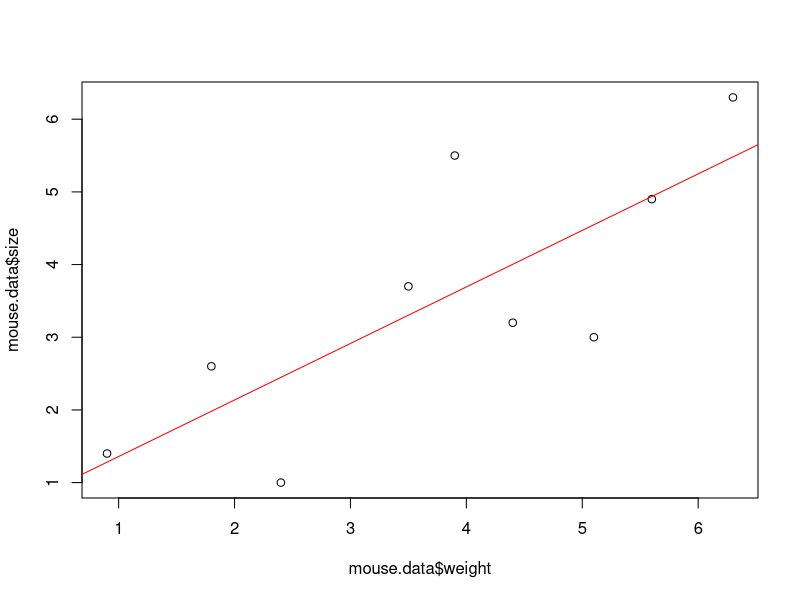
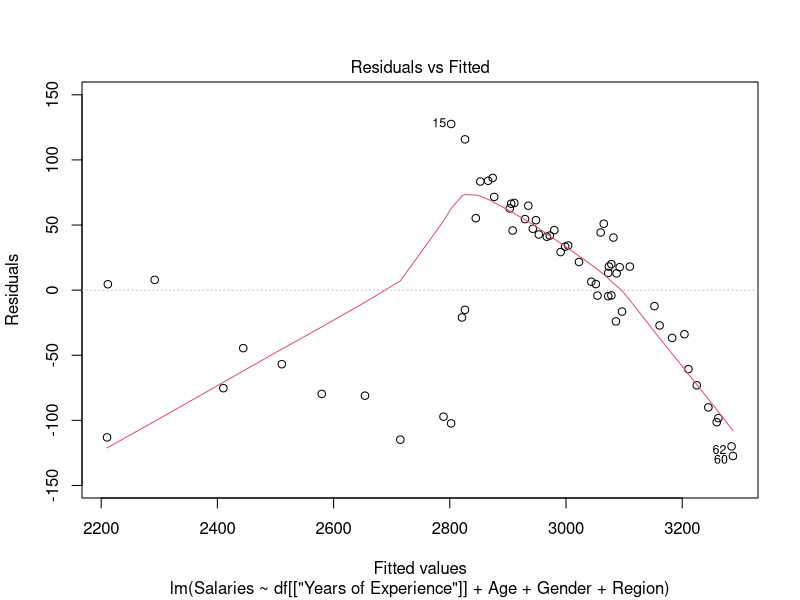
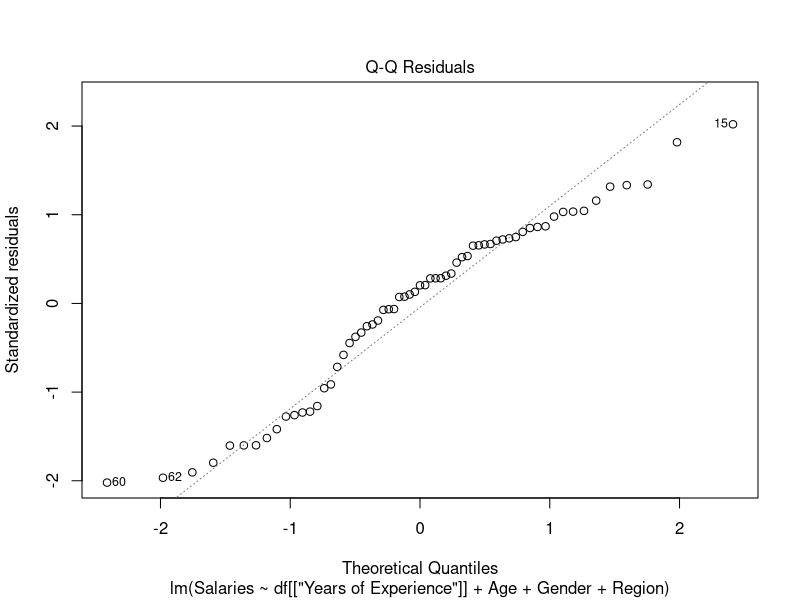
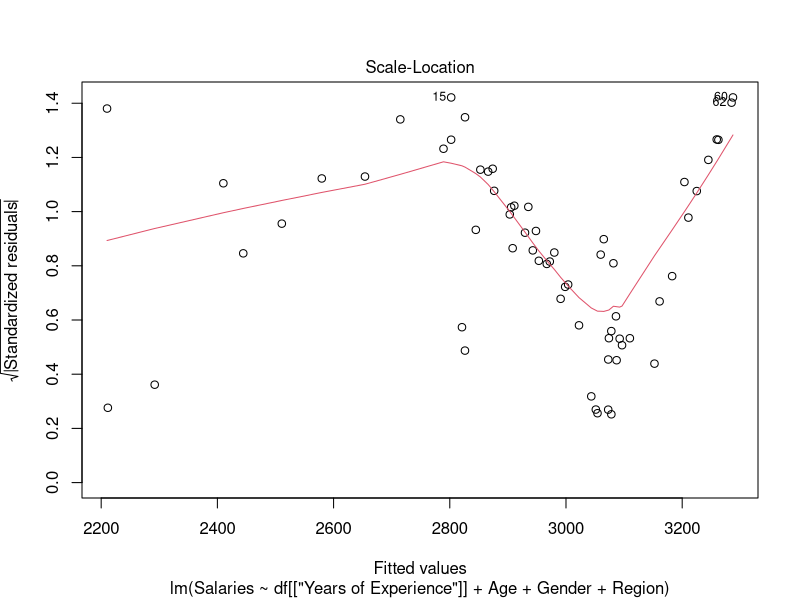
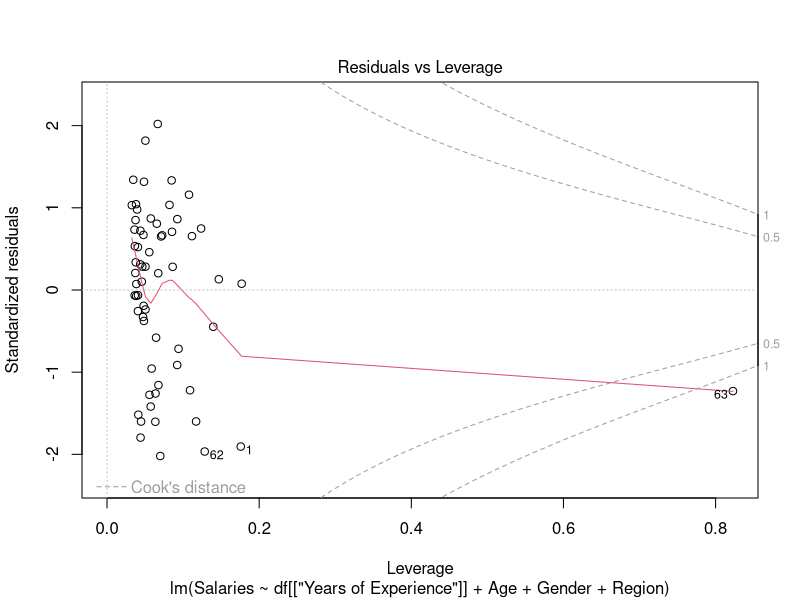

Write R code to recreate these figures, in order.
mouse.data <- data.frame(
  weight = c(0.9, 1.8, 2.4, 3.5, 3.9, 4.4, 5.1, 5.6, 6.3),
  size = c(1.4, 2.6, 1.0, 3.7, 5.5, 3.2, 3.0, 4.9, 6.3)
)

mouse.data

plot(mouse.data$weight, mouse.data$size)
mouse.regression <- lm(size ~ weight, data = mouse.data) #lm - linear model; size = y  and x = weight 
summary(mouse.regression)
abline(mouse.regression, col='red')


#Multiple regression
install.packages('readxl')
library('readxl')

#read excel data
df <- read_excel("Data1.xlsx")

#view the data
View(df)
df
summary(df)

#building the model
mlmodel <- lm(Salaries ~ df[['Years of Experience']] + Age + Gender + Region, data=df)
summary(mlmodel)

plot(mlmodel)

